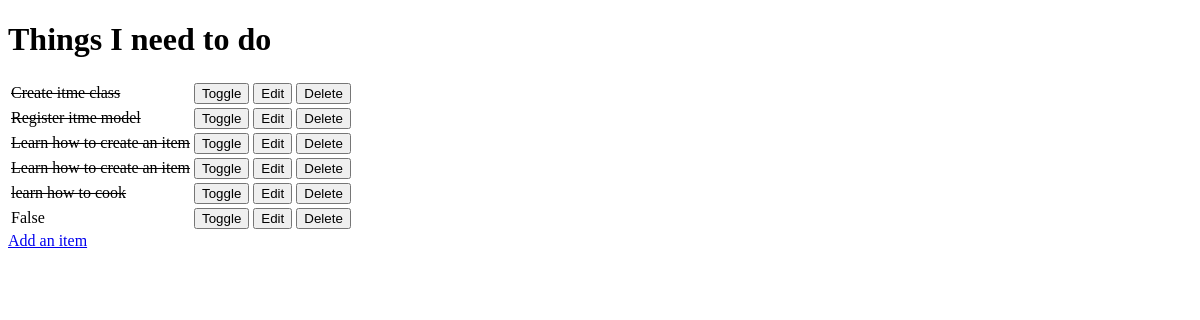
The app's page /, older data.
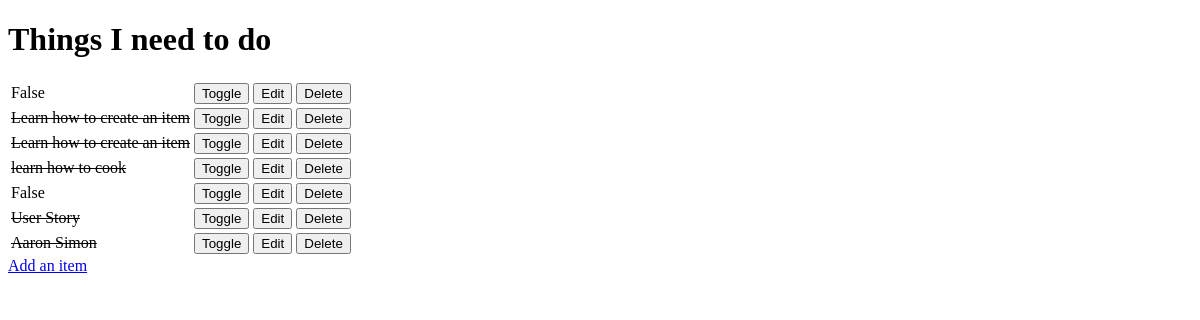
The same page, newer data.
### todo/models.py (models this page shows)
class Item(models.Model):
    name = models.CharField(max_length=50, null=False, blank=False)
    done = models.BooleanField(null=False, blank=False, default=False)
    def __str__(self):
        return self.name

### todo/views.py (the view)
# urls.py: path('', views.get_todo_list, name='get_todo_list'),
def get_todo_list(request):
    items = Item.objects.all()
    context = {
        "items": items
    }
    return render(request, "todo/todo_list.html", context)

### todo/templates/todo/todo_list.html (shortened to what this page needs)
<!DOCTYPE html>
<html lang="en">
<head>
</head>
<body>
    <h1>Things I need to do</h1>
    <table>
        {% for item in items %}
            <tr>
            {% if item.done %}
                <td><strike>{{ item.name }}</strike></td>
            {% else %}
                 <td>{{ item.done }}</td>
            {% endif %}
            <td>
                <a href="/toggle/{{ item.id }}">
                    <button>Toggle</button>
                </a>
            </td>
            <td>
                <a href="/edit/{{ item.id }}">
                    <button>Edit</button>
                </a>
            </td>
            <td>
                <a href="/delete/{{ item.id }}">
                    <button>Delete</button>
                </a>
            </td>
            </tr>
        {% empty %}
        <tr><td>You have nothing to do.</td></tr>
        {% endfor %}
    </table>
    <a href="/add">Add an item</a>
</body>
</html>

Row changes from the older to the newer data that the page shows:
removed Item: name "Create itme class"
changed Item (number 1 of 7 on the later page): done (not shown) → "False"; name "Register itme model" → (not shown)
added Item: name "User Story"
added Item: name "Aaron Simon"
